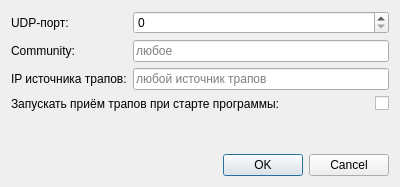
<?xml version="1.0" encoding="UTF-8"?>
<ui version="4.0">
 <class>TrapSettingsWindow</class>
 <widget class="QDialog" name="TrapSettingsWindow">
  <property name="geometry">
   <rect>
    <x>0</x>
    <y>0</y>
    <width>400</width>
    <height>187</height>
   </rect>
  </property>
  <property name="windowTitle">
   <string>Настройка приёмyника трапов</string>
  </property>
  <layout class="QVBoxLayout" name="verticalLayout">
   <item>
    <layout class="QFormLayout" name="formLayout">
     <item row="0" column="0">
      <widget class="QLabel" name="label">
       <property name="text">
        <string>UDP-порт:</string>
       </property>
      </widget>
     </item>
     <item row="0" column="1">
      <widget class="QSpinBox" name="trapPortSpin">
       <property name="maximum">
        <number>65535</number>
       </property>
      </widget>
     </item>
     <item row="1" column="0">
      <widget class="QLabel" name="label_2">
       <property name="text">
        <string>Community:</string>
       </property>
      </widget>
     </item>
     <item row="1" column="1">
      <widget class="QLineEdit" name="trapCommunityEdit">
       <property name="placeholderText">
        <string>любое</string>
       </property>
      </widget>
     </item>
     <item row="2" column="0">
      <widget class="QLabel" name="label_3">
       <property name="text">
        <string>IP источника трапов:</string>
       </property>
      </widget>
     </item>
     <item row="2" column="1">
      <widget class="QLineEdit" name="trapAllowedIpEdit">
       <property name="placeholderText">
        <string>любой источник трапов</string>
       </property>
      </widget>
     </item>
    </layout>
   </item>
   <item>
    <layout class="QHBoxLayout" name="horizontalLayout">
     <item>
      <widget class="QLabel" name="label_4">
       <property name="text">
        <string>Запускать приём трапов при старте программы:</string>
       </property>
      </widget>
     </item>
     <item>
      <widget class="QCheckBox" name="trapAutoStartCheck">
       <property name="layoutDirection">
        <enum>Qt::LayoutDirection::RightToLeft</enum>
       </property>
       <property name="styleSheet">
        <string notr="true"/>
       </property>
      </widget>
     </item>
    </layout>
   </item>
   <item>
    <spacer name="verticalSpacer">
     <property name="orientation">
      <enum>Qt::Orientation::Vertical</enum>
     </property>
     <property name="sizeHint" stdset="0">
      <size>
       <width>20</width>
       <height>40</height>
      </size>
     </property>
    </spacer>
   </item>
   <item>
    <widget class="QDialogButtonBox" name="buttonBox">
     <property name="orientation">
      <enum>Qt::Orientation::Horizontal</enum>
     </property>
     <property name="standardButtons">
      <set>QDialogButtonBox::StandardButton::Cancel|QDialogButtonBox::StandardButton::Ok</set>
     </property>
    </widget>
   </item>
  </layout>
 </widget>
 <resources/>
 <connections>
  <connection>
   <sender>buttonBox</sender>
   <signal>accepted()</signal>
   <receiver>TrapSettingsWindow</receiver>
   <slot>accept()</slot>
   <hints>
    <hint type="sourcelabel">
     <x>248</x>
     <y>254</y>
    </hint>
    <hint type="destinationlabel">
     <x>157</x>
     <y>274</y>
    </hint>
   </hints>
  </connection>
  <connection>
   <sender>buttonBox</sender>
   <signal>rejected()</signal>
   <receiver>TrapSettingsWindow</receiver>
   <slot>reject()</slot>
   <hints>
    <hint type="sourcelabel">
     <x>316</x>
     <y>260</y>
    </hint>
    <hint type="destinationlabel">
     <x>286</x>
     <y>274</y>
    </hint>
   </hints>
  </connection>
 </connections>
</ui>
